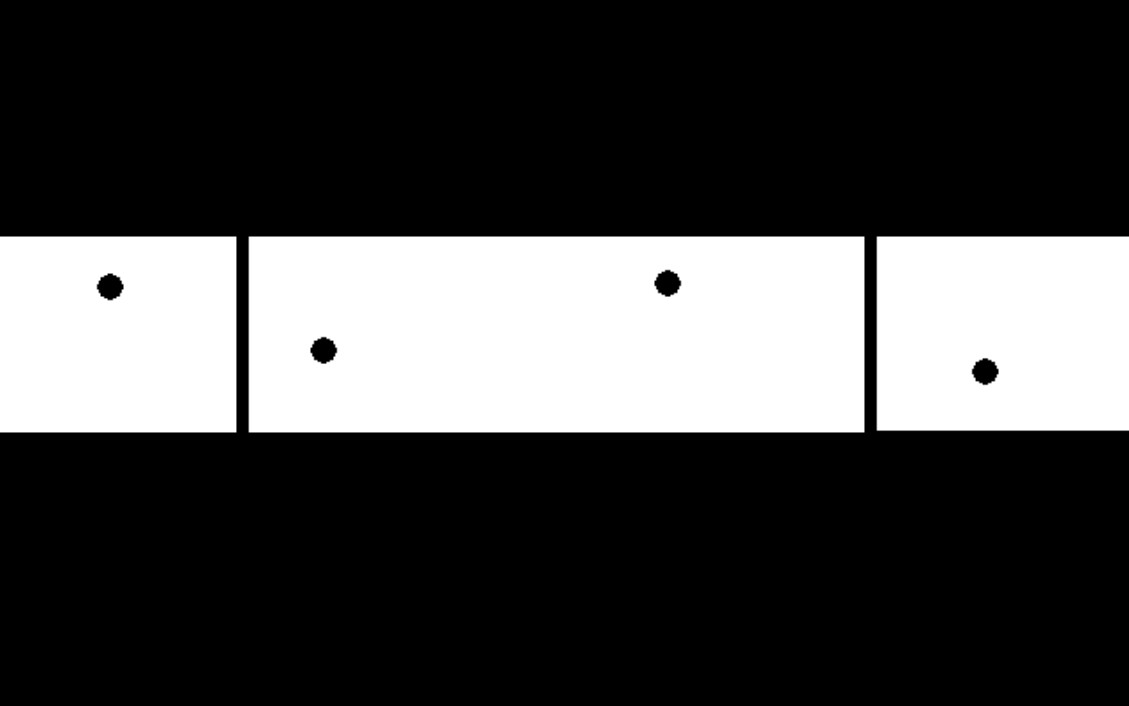
#> input picture ImageProcessing/vj5/zadatak2.jpg, 1129 x 706 px
$ python zadatak4.py
#> lines starting #> are read from the running program, lines starting #| are printed output that depends on the picture; after the words box and inside, x2 and y2 are one past the last pixel; in counts of white or black regions, pixels touching at a corner belong together
import cv2
import numpy as np
import pdb

slika = cv2.imread('zadatak2.jpg', cv2.IMREAD_GRAYSCALE)
#> slika is the input picture: shape (706, 1129); min 0, max 255, mean 68.4
(prag, slika_original) = cv2.threshold(slika, 127, 255,cv2.THRESH_BINARY)
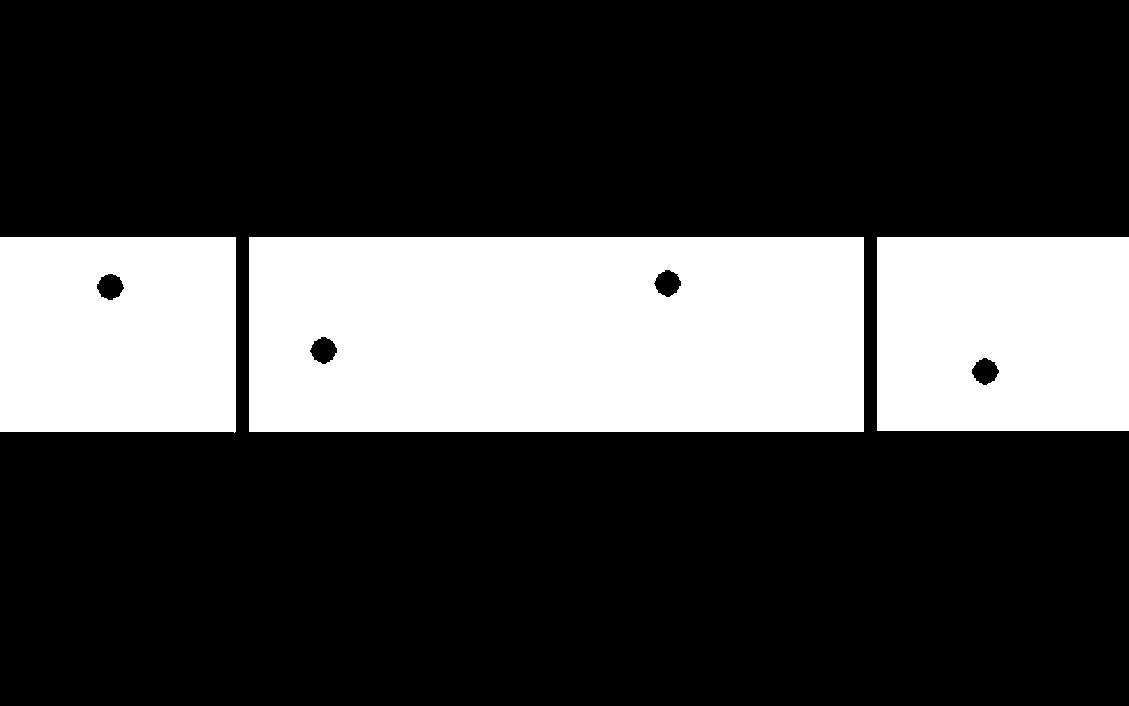
#> slika_original: shape (706, 1129); 26.7% white; 3 white regions, box (x1, y1, x2, y2) and area: (249, 237, 864, 432) 118924, (877, 237, 1129, 431) 48388, (0, 237, 236, 433) 45521

params = cv2.SimpleBlobDetector_Params()
params.blobColor = 255
params.filterByColor = True
params.filterByConvexity = False
params.filterByCircularity = True
params.minCircularity = 0.1
params.maxArea = 10000
detector = cv2.SimpleBlobDetector_create(params)
moj_filter = np.ones((8,8), np.uint8)

keypoints_original = detector.detect(slika)
#> keypoints_original = ()
slika_dilation = cv2.dilate(slika, moj_filter, iterations = 2)
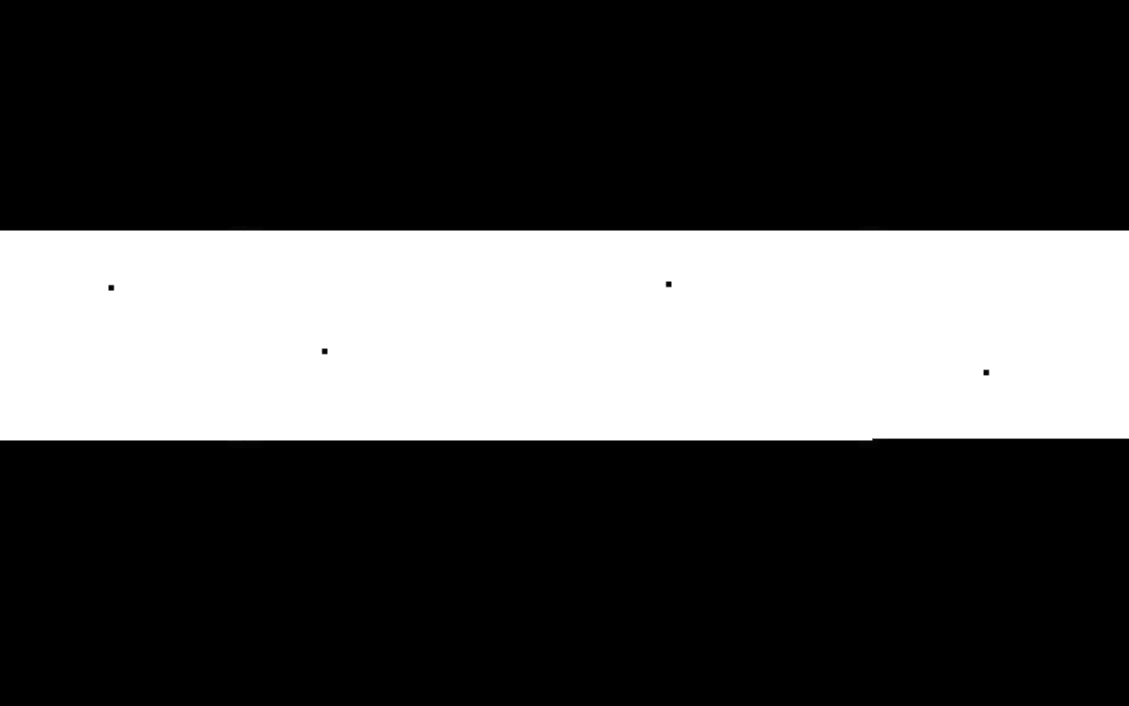
#> slika_dilation: shape (706, 1129); min 0, max 255, mean 75.7
slika_dilation = cv2.erode(slika_dilation, moj_filter, iterations = 2)
keypoints_dilation = detector.detect(slika_dilation)
#> keypoints_dilation = ()

slika_original = cv2.drawKeypoints(slika_original, keypoints_original, np.array([]), (120, 120, 120),cv2.DRAW_MATCHES_FLAGS_DRAW_RICH_KEYPOINTS)
slika_dilation = cv2.drawKeypoints(slika_dilation, keypoints_dilation, np.array([]), (120, 120, 120),cv2.DRAW_MATCHES_FLAGS_DRAW_RICH_KEYPOINTS)
#> slika_dilation: shape (706, 1129, 3)

print("Prije: ",len(keypoints_original))
#| Prije:  0
print("Poslije: ",len(keypoints_dilation))
#| Poslije:  0

cv2.imshow("Original", slika_original)
cv2.imshow("Dilatacija", slika_dilation)
cv2.waitKey(0)

#Regije nakon dilatacije nisu zadržale isti oblik kruga, pa se nakon erozije šire u obliku kvadrata jer je to glavni
#strukturni oblik filtera koji se koristi (kvadratna matrica jedinica)

$ run again, with ImageProcessing/vj5/zadatak1.jpg copied over ImageProcessing/vj5/zadatak2.jpg
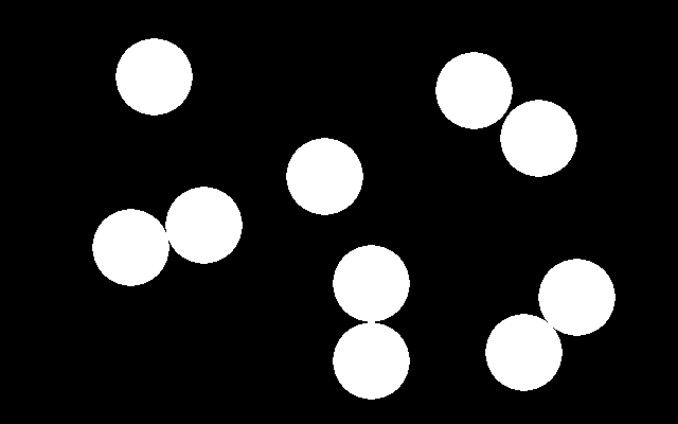
#> input picture ImageProcessing/vj5/zadatak1.jpg, 678 x 424 px
#> slika is the input picture: shape (424, 678); min 0, max 255, mean 40.9
#> `(prag, slika_original) = cv2.threshold(slika, 127, 255,cv2.THRESH_BINA..`:
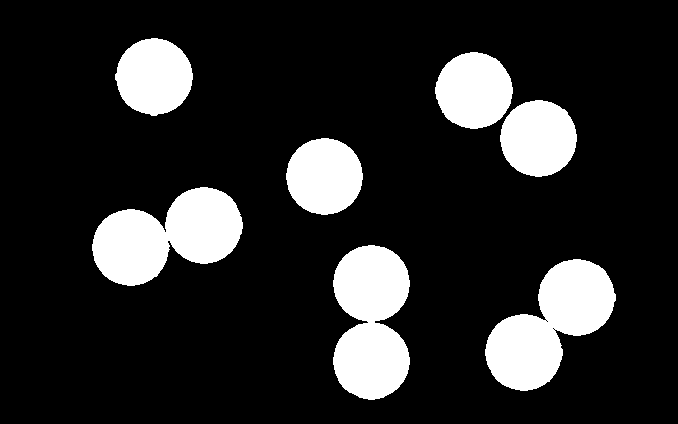
#> slika_original: shape (424, 678); 16% white; 7 white regions, largest, box (x1, y1, x2, y2) and area: (92, 187, 243, 286) 9225, (333, 245, 410, 400) 9225, (485, 259, 616, 391) 9221
#> keypoints_original = 7 keypoints; (x, y, size): (550, 324, 112.3), (167, 236, 110.5), (371, 322, 110.3), (538, 138, 75.8), (324, 176, 75.8), (474, 90, 75.7), (154, 76, 75.7)
#> `slika_dilation = cv2.erode(slika_dilation, moj_filter, iterations = 2)`:
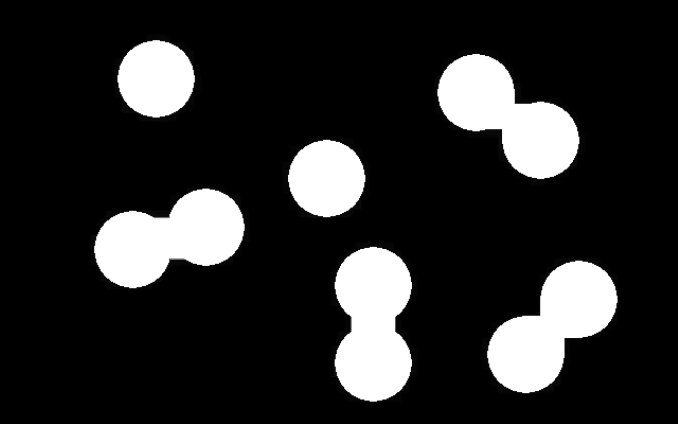
#> slika_dilation: shape (424, 678); min 0, max 255, mean 41.8
#> keypoints_dilation = 6 keypoints; (x, y, size): (373, 324, 117.8), (508, 116, 117.6), (552, 326, 117.4), (169, 238, 117), (326, 178, 75.8), (156, 78, 75.7)
#| Prije:  7
#| Poslije:  6
